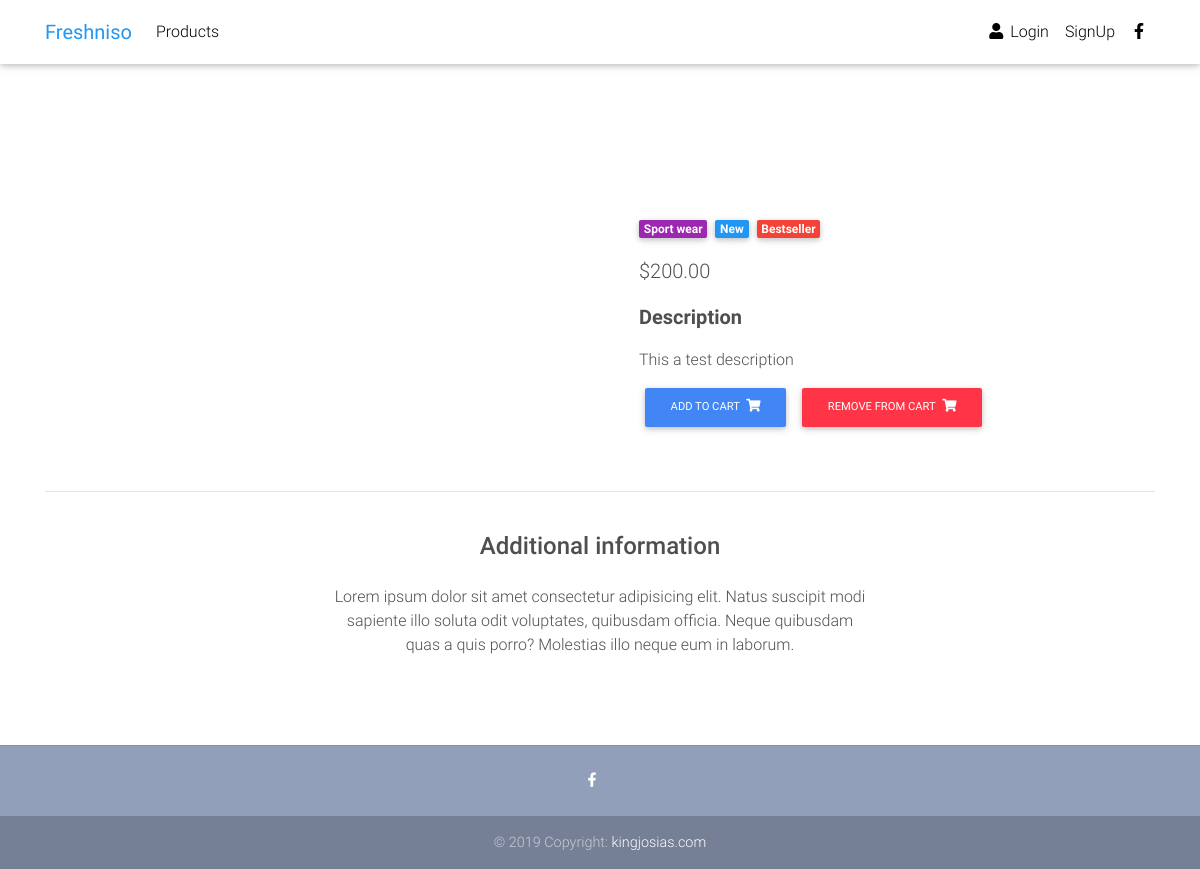
The page /product/dummy-item-2/ on the database as committed earlier.
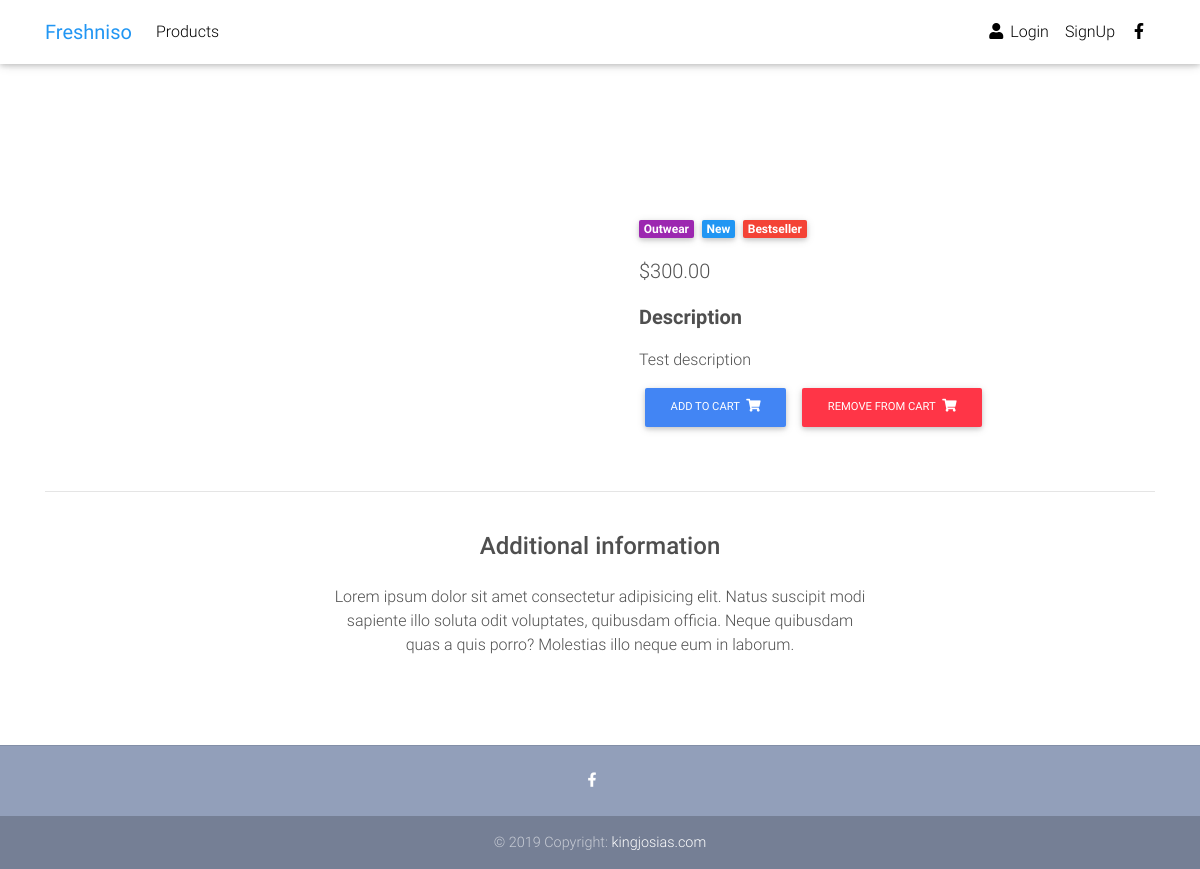
The same page on the database as committed later.
### freshniso/models.py (models this page shows, shortened)
class Item(models.Model):
    title = models.CharField(max_length=100)
    price = models.DecimalField(max_digits=9, decimal_places=2)
    discount_price = models.DecimalField(max_digits=9, decimal_places=2, blank=True, null=True)
    category = models.CharField(choices=CATEGORY_CHOICES, max_length=2)
    label = models.CharField(choices=LABEL_CHOICES, max_length=1)
    slug = models.SlugField()
    description = models.TextField()
    def get_add_to_cart_url(self):
        return reverse("add-to-cart", kwargs={
            'slug': self.slug
        })
    def get_remove_from_card_url(self):
        return reverse("remove-from-cart", kwargs={
            'slug': self.slug
        })

### freshniso/views.py (the view)
# urls.py: path('product/<slug>/', ItemDetailView.as_view(), name="product"),
class ItemDetailView(DetailView):
    model = Item
    template_name = 'freshniso/product.html'

### freshniso/templates/freshniso/product.html (shortened to what this page needs)
{% extends 'base.html' %}
{% block content %}
    <main class="mt-5 pt-4">
        <div class="container dark-grey-text mt-5">
            <div class="row wow fadeIn">
                <div class="col-md-6 mb-4">
                </div>
                <div class="col-md-6 mb-4">
                    <div class="p-4">
                        <div class="mb-3">
                            <a href="">
                                <span class="badge purple mr-1">{{ object.get_category_display }}</span>
                            </a>
                            <a href="">
                                <span class="badge blue mr-1">New</span>
                            </a>
                            <a href="">
                                <span class="badge red mr-1">Bestseller</span>
                            </a>
                        </div>
                        <p class="lead">
                            {% if object.discount_price %}
                                <span class="mr-1">
                <del>${{ object.price }}</del>
              </span>
                                <span>$
                  {{ object.discount_price }}
              </span>
                            {% else %}
                                <span>
                    ${{ object.price }}
                    </span>
                            {% endif %}
                        </p>
                        <p class="lead font-weight-bold">Description</p>
                        <p>
                            {{ object.description }}
                        </p>
                        <a class="btn btn-primary btn-md my-0 p" href="{{ object.get_add_to_cart_url }}">Add to cart
                            <i class="fas fa-shopping-cart ml-1"></i>
                        </a>
                        <a class="btn btn-danger btn-md my-0 p" href="{{ object.get_remove_from_card_url }}">
                            Remove from cart
                            <i class="fas fa-shopping-cart ml-1"></i>
                        </a>
                    </div>
                </div>
            </div>
            <hr>
            <div class="row d-flex justify-content-center wow fadeIn">
                <div class="col-md-6 text-center">
                    <h4 class="my-4 h4">Additional information</h4>
                    <p>Lorem ipsum dolor sit amet consectetur adipisicing elit. Natus suscipit modi sapiente illo soluta
                        odit
                        voluptates,
                        quibusdam officia. Neque quibusdam quas a quis porro? Molestias illo neque eum in laborum.</p>
                </div>
            </div>
            <div class="row wow fadeIn">
                <div class="col-lg-4 col-md-12 mb-4">
                </div>
                <div class="col-lg-4 col-md-6 mb-4">
                </div>
                <div class="col-lg-4 col-md-6 mb-4">
                </div>
            </div>
        </div>
    </main>
{% endblock %}

### templates/base.html (shortened to what this page needs)
{% load static %}
<!DOCTYPE html>
<html lang="en">
<head>
    <link rel="stylesheet" href="https://use.fontawesome.com/releases/v5.8.2/css/all.css">
    <link href="{% static 'css/bootstrap.min.css' %}" rel="stylesheet">
    <link href="{% static 'css/mdb.min.css' %}" rel="stylesheet">
    <link href="{% static 'css/style.min.css' %}" rel="stylesheet">
</head>
<body>
{% include 'navbar.html' %}
<div class="mt-5 pt-4">
</div>
{% block content %} {% endblock %}
{% include 'footer.html' %}
</body>
</html>

### templates/navbar.html (shortened to what this page needs)
 {% load cart_template_tags %}
<nav class="navbar fixed-top navbar-expand-lg navbar-light white scrolling-navbar">
    <div class="container">
        <a class="navbar-brand waves-effect" href="{% url 'home' %}">
            <strong class="blue-text">Freshniso</strong>
        </a>
        <div class="collapse navbar-collapse" id="navbarSupportedContent">
            <ul class="navbar-nav mr-auto">
                <li class="nav-item">
                    <a class="nav-link waves-effect" href="#">Products</a>
                </li>
            </ul>
            <ul class="navbar-nav nav-flex-icons">
                {% if request.user.is_authenticated %}
                    <li class="nav-item">
                        <a href="{% url 'order-summary' %}" class="nav-link waves-effect">
                            <span class="badge red z-depth-1 mr-1"> {{ request.user|cart_item_count }} </span>
                            <i class="fas fa-shopping-cart"></i>
                            <span class="clearfix d-none d-sm-inline-block"> Cart </span>
                        </a>
                    </li>
                     <li class="nav-item">
                        <a class="nav-link waves-effect" href="{% url 'account_logout' %}">
                            <i class="fas fa-power"></i>
                            <span class="clearfix d-none d-sm-inline-block"> Logout </span>
                        </a>
                    </li>
                {% else %}
                    <li class="nav-item">
                        <a class="nav-link waves-effect" href="{% url 'account_login' %}">
                            <i class="fas fa-user"></i>
                            <span class="clearfix d-none d-sm-inline-block"> Login </span>
                        </a>
                    </li>
                     <li class="nav-item">
                        <a class="nav-link waves-effect" href="{% url 'account_signup' %}">
                            <span class="clearfix d-none d-sm-inline-block"> SignUp </span>
                        </a>
                    </li>
                {% endif %}
                <li class="nav-item">
                    <a href="https://www.facebook.com/mdbootstrap" class="nav-link waves-effect" target="_blank">
                        <i class="fab fa-facebook-f"></i>
                    </a>
                </li>
            </ul>
        </div>
    </div>
</nav>

### templates/footer.html
<footer class="page-footer text-center font-small mt-4 wow fadeIn">
    <hr class="my-4">
    <div class="pb-4">
        <a href="https://www.facebook.com/mdbootstrap" target="_blank">
            <i class="fab fa-facebook-f mr-3"></i>
        </a>
    </div>
    <div class="footer-copyright py-3">
        © 2019 Copyright:
        <a href="https://mdbootstrap.com/education/bootstrap/" target="_blank"> kingjosias.com </a>
    </div>
</footer>

### templates/scripts.html (shortened to what this page needs)
{% load static %}

### templates/base.html (style rules this page uses)
html, body, header, .carousel { height: 60vh; }

Rows that differ between the two databases and show on the page:
removed Item: category "Sport wear", price "200.00", description "This a test description"
added Item: category "Outwear", price "300.00", description "Test description"
